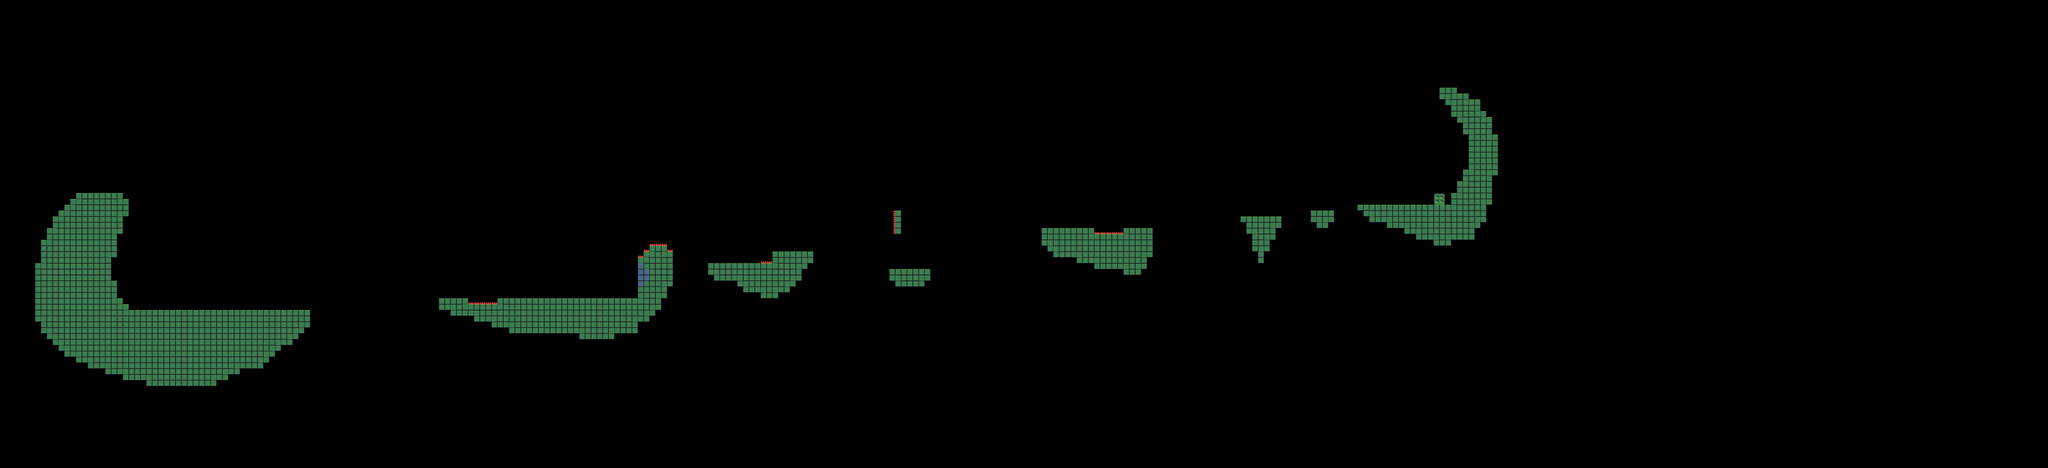

This is a level from a 2D game, rendered from its Tiled map with the project's own tilesets. A one-line summary and the map file follow, with tile-layer data summarised:
An orthogonal 350x80 tile map with 16x16 px tiles, 4 tile layers (Ground, Air Collision, Door, Wall), 5 tilesets.

<map version="1.9" tiledversion="1.9.2" orientation="orthogonal" renderorder="right-down" width="350" height="80" tilewidth="16" tileheight="16" infinite="0" nextlayerid="6" nextobjectid="1">
 <tileset firstgid="1" source="Input Tile.tsx" />
 <tileset firstgid="5" source="Green Tileset Prototype.tsx" />
 <tileset firstgid="33" source="Blue Tileset Prototype.tsx" />
 <tileset firstgid="61" source="Prototype Spikes Tileset.tsx" />
 <tileset firstgid="65" source="Door Tileset Prototype.tsx" />
 <layer id="1" name="Ground" width="350" height="80">
  <data>[28000 cells, 1418 non-empty, 17 distinct tile ids]</data>
 </layer>
 <objectgroup id="5" name="Coins" />
 <layer id="3" name="Air Collision" width="350" height="80">
  <data>[28000 cells, 345 non-empty, 3 distinct tile ids]</data>
 </layer>
 <layer id="4" name="Door" width="350" height="80">
  <data>[28000 cells, 4 non-empty, 4 distinct tile ids]</data>
 </layer>
 <layer id="2" name="Wall" width="350" height="80">
  <data>[28000 cells, 6 non-empty, 5 distinct tile ids]</data>
 </layer>
</map>
